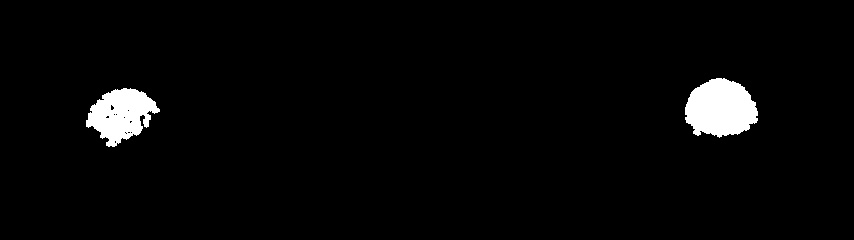
#> input picture computer-vision/python/blob.jpg, 854 x 240 px, given in place of the camera
$ python detection_2.py   (older library calls are emulated)
#> lines starting #> are read from the running program, lines starting #| are printed output that depends on the picture; after the words box and inside, x2 and y2 are one past the last pixel; in counts of white or black regions, pixels touching at a corner belong together
import cv2
import numpy as np
import time

"""
program: image segmentation using rg chromaticity + blob detection + hit detection
change log:
    04/15/23 @ initialization: increasing frame width to accomodate gongs
    04/15/23 @ main detection: downsampling included to minimize lag during detection while accomodating increase in width
    05/02/23 @ image segmentation: modified segmentation using histogram backprojection
"""

class segmentation(object):
    def __init__(self):
        self.frame_width = 854
        self.frame_height = 480
        self.pixel_width = 427
        self.pixel_height = 240
        self.center = (int(self.pixel_width/2), int(self.pixel_height/2))
        self.radius = 120
        self.diameter = int(2*self.radius)
        self.label = ("Left", "Right")

        self.center_color = (255, 0, 0)
        self.bound_color = (0, 255, 0)
        self.detection_point = np.array([[0, 0], [0, 0]])
        self.dp_update_0 = False
        self.dp_update_1 = False

        self.patch_size = 30
        self.patch_half = int(self.patch_size/2)
        self.patch_retrieved = False

        self.cam = None
        self.total_markers = 2

        self.patch = [np.zeros((30,30,3)), np.zeros((30,30,3))]
        self.patch = np.array(self.patch)
        self.patch_r = [np.zeros((30,30)), np.zeros((30,30))]
        self.patch_r = np.array(self.patch_r)
        self.patch_g = [np.zeros((30,30)), np.zeros((30,30))]
        self.patch_g = np.array(self.patch_g)
        self.patch_r_int = [np.zeros((30,30)), np.zeros((30,30))]
        self.patch_g_int = [np.zeros((30,30)), np.zeros((30,30))]

        # [6 lines of commented-out code are left out]

        self.bins = 32
        #self.hmatrix = np.zeros((self.bins, self.bins), dtype = 'int')
        #self.hmatrix1d = np.zeros((self.bins*self.bins), dtype = 'int')


    def calibration(self):
        self.cam = cv2.VideoCapture(0)
        frame_center = (int(self.cam.get(cv2.CAP_PROP_FRAME_WIDTH)/2), int(self.cam.get(cv2.CAP_PROP_FRAME_HEIGHT)/2))
        self.cam.set(cv2.CAP_PROP_FRAME_WIDTH,self.frame_width)
        self.cam.set(cv2.CAP_PROP_FRAME_HEIGHT,self.frame_height)
        j = 0
        for i in range(self.total_markers):
            while True:
                ret_val, frame = self.cam.read()
                if j == 0:
                #    print("calibration frame size",frame.shape)
                    j = j + 1
                mirrored = cv2.flip(frame, 1)
                mirrored_ds = self.downsample(mirrored)
                image = cv2.circle(mirrored, frame_center, self.radius + 1, self.center_color, 2)

                if i == 0:
                    title = "Calibration: Left"
                elif i == 1:
                    title = "Calibration: Right"
                cv2.namedWindow(title, cv2.WINDOW_NORMAL)
                cv2.resizeWindow(title, self.frame_width, self.frame_height)
                cv2.setMouseCallback(title, self.retrieve_patch, [mirrored_ds, i])
                cv2.imshow(title, image)

                if self.patch_retrieved == True:
                    break
                if cv2.waitKey(1) == 27:
                    break
            cv2.destroyAllWindows()
            self.patch_retrieved = False
#> this loop made 2 passes
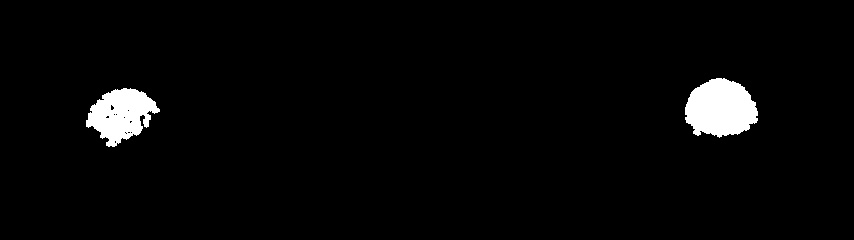
#> input picture computer-vision/python/blob.jpg, 854 x 240 px, given in place of the camera
#> pass 1, in calibration, `cv2.imshow(title, image)`:
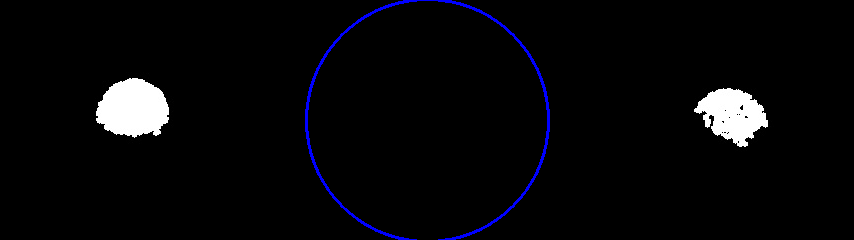
#> window 'Calibration: Left': shape (240, 854, 3); mean B, G, R 9.9, 7.3, 7.3
#> frame is the input picture: shape (240, 854, 3); min 0, max 255, mean 7.3

        # Histogram of patch
        g_int_append = np.append(self.patch_g_int[0].flatten(), self.patch_g_int[1].flatten())
        r_int_append = np.append(self.patch_r_int[0].flatten(), self.patch_r_int[1].flatten())
        self.hmatrix, _, _ = np.histogram2d(g_int_append, r_int_append, bins = self.bins, range = [[0,self.bins],[0,self.bins]])
        self.hmatrix1d = self.hmatrix.flatten()


        print("Quitting Calibration...")


    def retrieve_patch(self, event, x, y, flags, params):
        image = params[0]
        marker = params[1]

        if event == cv2.EVENT_LBUTTONDOWN:
            # Crop image to N x N patch
            new_width = (int(self.center[0]-self.patch_half), int(self.center[0]+self.patch_half))
            new_height = (int(self.center[1]-self.patch_half), int(self.center[1]+self.patch_half))
            cropped = image[new_height[0]:new_height[1], new_width[0]:new_width[1]]
            self.patch[marker] = np.array(cropped)

            # RG chromaticity (normalized) of patch
            np.seterr(invalid='ignore')
            I = self.patch[marker].sum(axis=2)
            I[I == 0] = 100000

            self.patch_r[marker] = self.patch[marker, :,:,2] / I
            self.patch_g[marker] = self.patch[marker, :,:,1] / I
            self.patch_r_int[marker] = (self.patch_r[marker]*(self.bins-1)).astype(int)
            self.patch_g_int[marker] = (self.patch_g[marker]*(self.bins-1)).astype(int)

            self.patch_retrieved = True


    def downsample(self, frame):
        '''
        reduce resolution
        '''
        res = (self.pixel_width, self.pixel_height)
        return cv2.resize(frame, res, interpolation = cv2.INTER_NEAREST)


    def image_segmentation(self, frame, marker_num, mean = 1, std = 1):

        # RG chromaticity of frame
        np.seterr(invalid='ignore')
        I = frame.sum(axis=2)
        I[I == 0] = 100000

        self.frame_r = frame[:,:,2] / I
        self.frame_g = frame[:,:,1] / I

        frame_r_int = (self.frame_r*(self.bins-1)).astype(int)
        frame_g_int = (self.frame_g*(self.bins-1)).astype(int)

        back_projection = np.zeros(self.frame_r.shape, dtype = 'uint8')
        back_projection = self.hmatrix1d[frame_g_int.flatten()*self.bins + frame_r_int.flatten()].reshape(self.frame_r.shape).astype(np.uint8)

        self.masked = cv2.bitwise_and(frame, frame, mask = back_projection)

        return back_projection


    def blob_detection(self, frame, masked, mask, marker_num):
        self.dp_update = False

        # Blob Detection
        kernel = np.ones((10,10),np.uint8)
        dilation = cv2.erode(mask, kernel, iterations = 1)
        image, contours, hierarchy = cv2.findContours(dilation,cv2.RETR_TREE,cv2.CHAIN_APPROX_SIMPLE)

        # Approximate contours to polygons + get bounding circles
        contours_poly = [None]*len(contours)
        centers = [None]*len(contours)
        radius = [None]*len(contours)
        for i, c in enumerate(contours):
            contours_poly[i] = cv2.approxPolyDP(c, 3, True)
            centers[i], radius[i] = cv2.minEnclosingCircle(contours_poly[i])

        # Find bounding circle for the marker (usually largest)
        centers = np.array(centers)
        radius = np.array(radius)
        if radius.size != 0:
            if radius.max() >= 20 and radius.max() < 200:
                max_index = np.where(radius == radius.max())
                #print(max_index)
                max = int(max_index[0][0])

                dp_x = int(centers[max][0])
                dp_y = int(centers[max][1] + radius[max])

                self.detection_point[marker_num, 0] = dp_x
                self.detection_point[marker_num, 1] = dp_y
                self.dp_update = True

        # Draw polygonal contour, bounding circles, and detection point
        if centers.size != 0:
            if self.dp_update == True:
                #cv2.drawContours(masked, contours_poly, max, self.bound_color)
                #cv2.circle(masked, (int(centers[max][0]), int(centers[max][1])), int(radius[max]), self.bound_color, 1)
                cv2.circle(frame, (int(centers[max][0]), int(centers[max][1])), int(radius[max]), self.bound_color, 1)
                cv2.circle(frame, (dp_x, dp_y), 5, self.center_color, -5)
                cv2.putText(frame, self.label[marker_num], (dp_x, dp_y + 25), cv2.FONT_HERSHEY_SIMPLEX, 0.5, (255, 255, 255), 1)


    def main_detection(self):
        ''' Main Code '''
        t = []
        i = 0
        while True:
            start = time.time()

            ret_val, frame = self.cam.read()
            frame = cv2.flip(frame, 1)
            if i == 0:
                #print("frame size",frame.shape)
                i = i + 1
            frame = self.downsample(frame)
#> in downsample (call 5), `return cv2.resize(frame, res, interpolation = cv2.INTER_NEAREST)`:
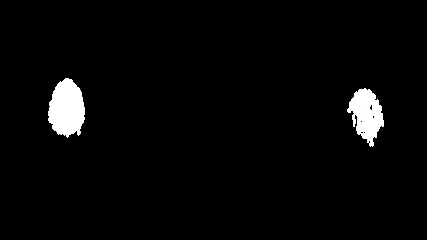
#> returned value: shape (240, 427, 3); min 0, max 255, mean 7.3
            mask = self.image_segmentation(frame, 0)
#> in image_segmentation, `I = frame.sum(axis=2)`:
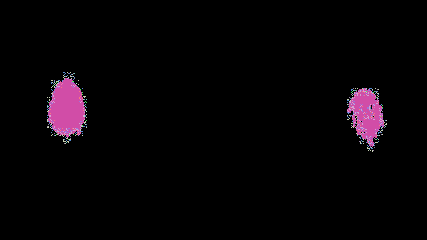
#> I: shape (240, 427) uint64; 15 distinct labels, from 0 to 765; one colour per label, 0 black
#> in image_segmentation, `I[I == 0] = 100000`:
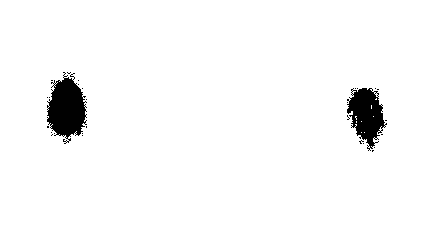
#> I: shape (240, 427) uint64; min 3, max 100000, mean 96803.7; drawn with min black and max white
#> in image_segmentation, `self.frame_r = frame[:,:,2] / I`:
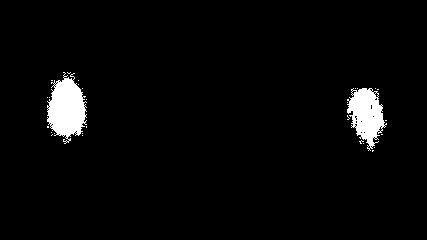
#> self.frame_r: shape (240, 427) float64; values 0 (black) and 0.333 (white), 3.2% white; 29 white regions (27 under 20 px), largest, box (x1, y1, x2, y2) and area: (47, 72, 87, 144) 1805, (347, 88, 387, 151) 1440
#> in image_segmentation, `self.masked = cv2.bitwise_and(frame, frame, mask = back_projection)`: self.masked: shape (240, 427, 3); every value is 0
            for i in range(self.total_markers):
            #    mask = self.image_segmentation(frame, i)
                self.blob_detection(frame, self.masked[i], mask, i)
#> this loop made 2 passes
#> (centers in blob_detection, radius in blob_detection) on passes 1 to 2: ([[213, 119.5], [364.5, 119.4], [66.98, 107.9]], [244.2, 39.59, 41.68]), ([[213, 119.5], [364.5, 119.4], [66.98, 107.9]], [244.2, 39.59, 41.68])
#> pass 1, in blob_detection, `dilation = cv2.erode(mask, kernel, iterations = 1)`:
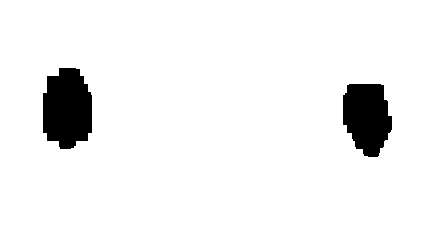
#> dilation: shape (240, 427); values 0 (black) and 8 (white), 94.1% white; 2 black regions, box (x1, y1, x2, y2) and area: (43, 68, 92, 149) 3243, (343, 84, 392, 157) 2759

            end = time.time()

            t.append(end - start)

            display = np.concatenate((frame, self.masked), axis = 0)
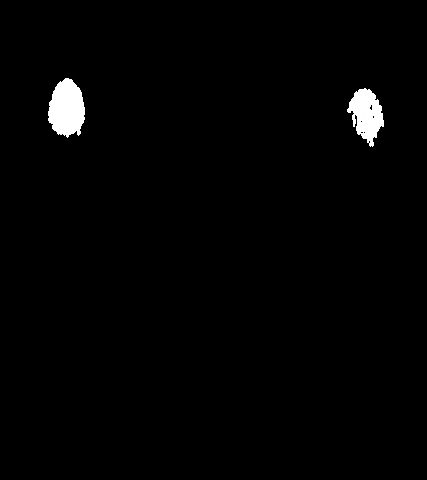
#> display: shape (480, 427, 3); min 0, max 255, mean 3.6

            title = "Main Detection"
            cv2.namedWindow(title, cv2.WINDOW_NORMAL)
            cv2.resizeWindow(title, int(self.frame_width), int(self.frame_height*2))
            #cv2.resizeWindow(title, self.frame_width, self.frame_height)
            cv2.imshow(title, display)
            #cv2.imshow(title, frame)

            if cv2.waitKey(1) == 27:
#> (key Esc is pressed here)
                break

        self.cam.release()
        cv2.destroyAllWindows()
        print("Quitting Detection...")
        # print average execution time
        avg_t = sum(t)/len(t)
        print("Average execution time: {0:.2f} milliseconds".format(avg_t*1000))
        print("Average frame rate: ", 1/avg_t)


if __name__ == '__main__':
    start = segmentation()
    start.calibration()
    start.main_detection()
